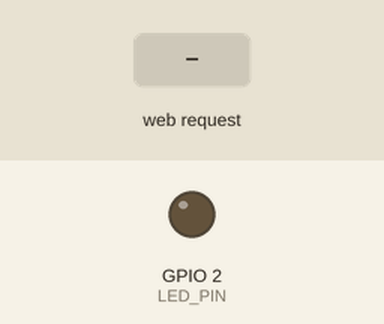
Recording of a sketch running on a simulated ESP32-S3. On the bench: output pins drawn as LEDs (lit = HIGH). The test bench sets the inputs (shaded band). WiFi joins after 1.5 s; servers stay silent unless stated; random numbers use the default seed unless the sketch sets one; what the sketch prints to the serial monitor is not drawn.

Above: at 2.7 s.
2.8 s: HTTP request GET /led/on received
At 3.2 s:
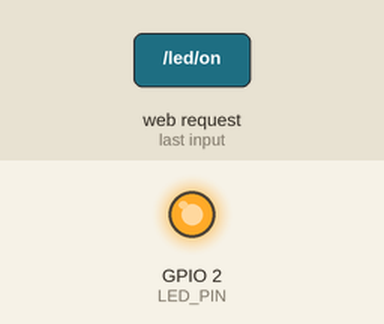
4.3 s: HTTP request GET /led/off received
At 5.5 s:
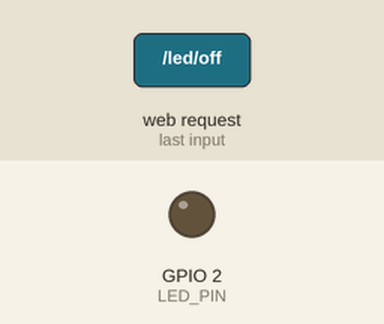
Timing chart, 0 to 7.3 s (numbered marks = the images above; inputs shaded):
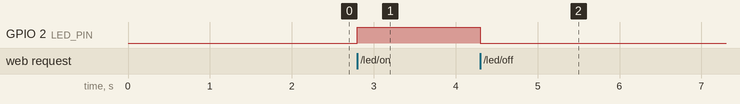

Measured:
- after the input at 2.8 s, GPIO 2 (LED_PIN): LOW → HIGH at once
- after the input at 4.3 s, GPIO 2 (LED_PIN): HIGH → LOW at once

The sketch:

random_temperature_sensor.ino
```cpp
#include <WiFi.h>
#include <WebServer.h>

// Wi-Fi Credentials
const char* ssid     = "WIFI_SSID"; //
const char* password = "WIFI_PASSWORD"; // Put your Wi-Fi password here

// Create Web Server on port 80
WebServer server(80);

// Built-in LED on GPIO 2 (or change to your board's LED pin)
const int LED_PIN = 2;

void handleRoot() {
  server.send(200, "text/plain", "ESP32-S3 Web Server Ready!");
}

// Endpoint to send sensor data to Streamlit
void handleSensorData() {
  // Simulate reading a sensor (e.g., temperature)
  float temperature = 20.0 + random(0, 100) / 10.0;

  String json = "{\"temperature\": " + String(temperature, 1) + "}";
  server.send(200, "application/json", json);
}

// Endpoints to receive commands from Streamlit
void handleLedOn() {
  digitalWrite(LED_PIN, HIGH);
  server.send(200, "text/plain", "LED IS ON");
  Serial.println("Command Received: LED turned ON");
}

void handleLedOff() {
  digitalWrite(LED_PIN, LOW);
  server.send(200, "text/plain", "LED IS OFF");
  Serial.println("Command Received: LED turned OFF");
}

void setup() {
  Serial.begin(115200);
  pinMode(LED_PIN, OUTPUT);
  digitalWrite(LED_PIN, LOW);

  // Connect to Wi-Fi
  WiFi.begin(ssid, password);
  Serial.print("Connecting to Wi-Fi");
  while (WiFi.status() != WL_CONNECTED) {
    delay(500);
    Serial.print(".");
  }

  Serial.println("\nWiFi Connected!");
  Serial.print("IP Address: ");
  Serial.println(WiFi.localIP());

  // Define HTTP Routes
  server.on("/", handleRoot);
  server.on("/sensor", handleSensorData);
  server.on("/led/on", handleLedOn);
  server.on("/led/off", handleLedOff);

  server.begin();
  Serial.println("HTTP Server Started!");
}

void loop() {
  server.handleClient(); // Keep listening for incoming HTTP requests
}
```
